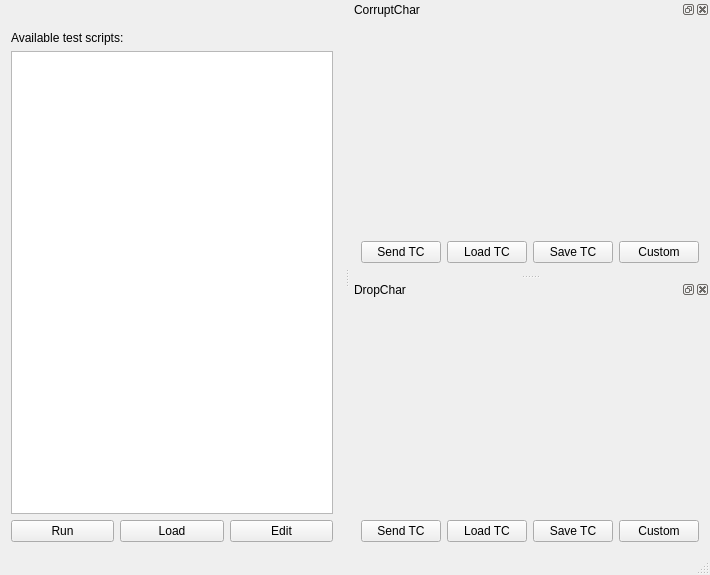
<?xml version="1.0" encoding="UTF-8"?>
<ui version="4.0">
 <class>MainWindow</class>
 <widget class="TasteMainWindow" name="MainWindow">
  <property name="geometry">
   <rect>
    <x>0</x>
    <y>0</y>
    <width>710</width>
    <height>575</height>
   </rect>
  </property>
  <property name="windowTitle">
   <string>channeleffects</string>
  </property>
  <property name="tabShape">
   <enum>QTabWidget::Rounded</enum>
  </property>
  <property name="dockOptions">
   <set>QMainWindow::AllowNestedDocks|QMainWindow::AllowTabbedDocks|QMainWindow::AnimatedDocks</set>
  </property>
  <widget class="QWidget" name="centralWidget">
  <layout class="QVBoxLayout" name="verticalLayout">
     <item>
      <widget class="QLabel" name="tasteLogo" native="true">
       <property name="pixmap">
        <pixmap>tasteLogo_white.png</pixmap>
       </property>
      </widget>
     </item>
     <item>
      <widget class="QLabel" name="instructions" native="true">
       <property name="text">
        <string>Available test scripts:</string>
       </property>
      </widget>
     </item>
     <item>
      <widget class="QListWidget" name="msc" native="true"/>
     </item>
     <item>
      <layout class="QHBoxLayout" name="horizontalLayout">
       <item>
        <widget class="QPushButton" name="runMSC">
         <property name="text">
          <string>Run</string>
         </property>
        </widget>
       </item>
       <item>
        <widget class="QPushButton" name="loadMSC">
         <property name="text">
          <string>Load</string>
         </property>
        </widget>
       </item>
       <item>
        <widget class="QPushButton" name="editMSC">
         <property name="text">
          <string>Edit</string>
         </property>
        </widget>
       </item>
      </layout>
     </item>
    </layout>
   </widget>
   <widget class="QStatusBar" name="statusBar"/>
  <widget class="QDockWidget" name="tc_0">
   <property name="allowedAreas">
    <set>Qt::RightDockWidgetArea</set>
   </property>
   <property name="windowTitle">
    <string>CorruptChar</string>
   </property>
   <attribute name="dockWidgetArea">
    <number>2</number>
   </attribute>
   <widget class="QWidget" name="dockWidgetContents">
    <layout class="QVBoxLayout" name="verticalLayout">
     <item>
      <widget class="asn1Editor" name="CorruptChar" native="true"/>
     </item>
     <item>
      <layout class="QHBoxLayout" name="horizontalLayout">
       <item>
        <widget class="QPushButton" name="sendButton">
         <property name="text">
          <string>Send TC</string>
         </property>
        </widget>
       </item>
       <item>
        <widget class="QPushButton" name="loadButton">
         <property name="text">
          <string>Load TC</string>
         </property>
        </widget>
       </item>
       <item>
        <widget class="QPushButton" name="saveButton">
         <property name="text">
          <string>Save TC</string>
         </property>
        </widget>
       </item>
       <item>
        <widget class="QPushButton" name="customCombo">
         <property name="text">
          <string>Custom</string>
         </property>
        </widget>
       </item>
      </layout>
     </item>
    </layout>
   </widget>
  </widget>
  <widget class="QDockWidget" name="tc_1">
   <property name="allowedAreas">
    <set>Qt::RightDockWidgetArea</set>
   </property>
   <property name="windowTitle">
    <string>DropChar</string>
   </property>
   <attribute name="dockWidgetArea">
    <number>2</number>
   </attribute>
   <widget class="QWidget" name="dockWidgetContents">
    <layout class="QVBoxLayout" name="verticalLayout">
     <item>
      <widget class="asn1Editor" name="DropChar" native="true"/>
     </item>
     <item>
      <layout class="QHBoxLayout" name="horizontalLayout">
       <item>
        <widget class="QPushButton" name="sendButton">
         <property name="text">
          <string>Send TC</string>
         </property>
        </widget>
       </item>
       <item>
        <widget class="QPushButton" name="loadButton">
         <property name="text">
          <string>Load TC</string>
         </property>
        </widget>
       </item>
       <item>
        <widget class="QPushButton" name="saveButton">
         <property name="text">
          <string>Save TC</string>
         </property>
        </widget>
       </item>
       <item>
        <widget class="QPushButton" name="customCombo">
         <property name="text">
          <string>Custom</string>
         </property>
        </widget>
       </item>
      </layout>
     </item>
    </layout>
   </widget>
  </widget>
 </widget>
 <layoutdefault spacing="6" margin="11"/>
 <customwidgets>
     <customwidget>
          <class>asn1Editor</class>
          <extends>QWidget</extends>
          <header>asn1_value_editor</header>
     </customwidget>
     <customwidget>
          <class>asn1Viewer</class>
          <extends>QWidget</extends>
          <header>asn1_value_editor</header>
     </customwidget>
     <customwidget>
          <class>TasteMainWindow</class>
          <extends>QMainWindow</extends>
          <header>TasteMainWindow</header>
     </customwidget>
 </customwidgets>
 <resources/>
 <connections/>
</ui>
